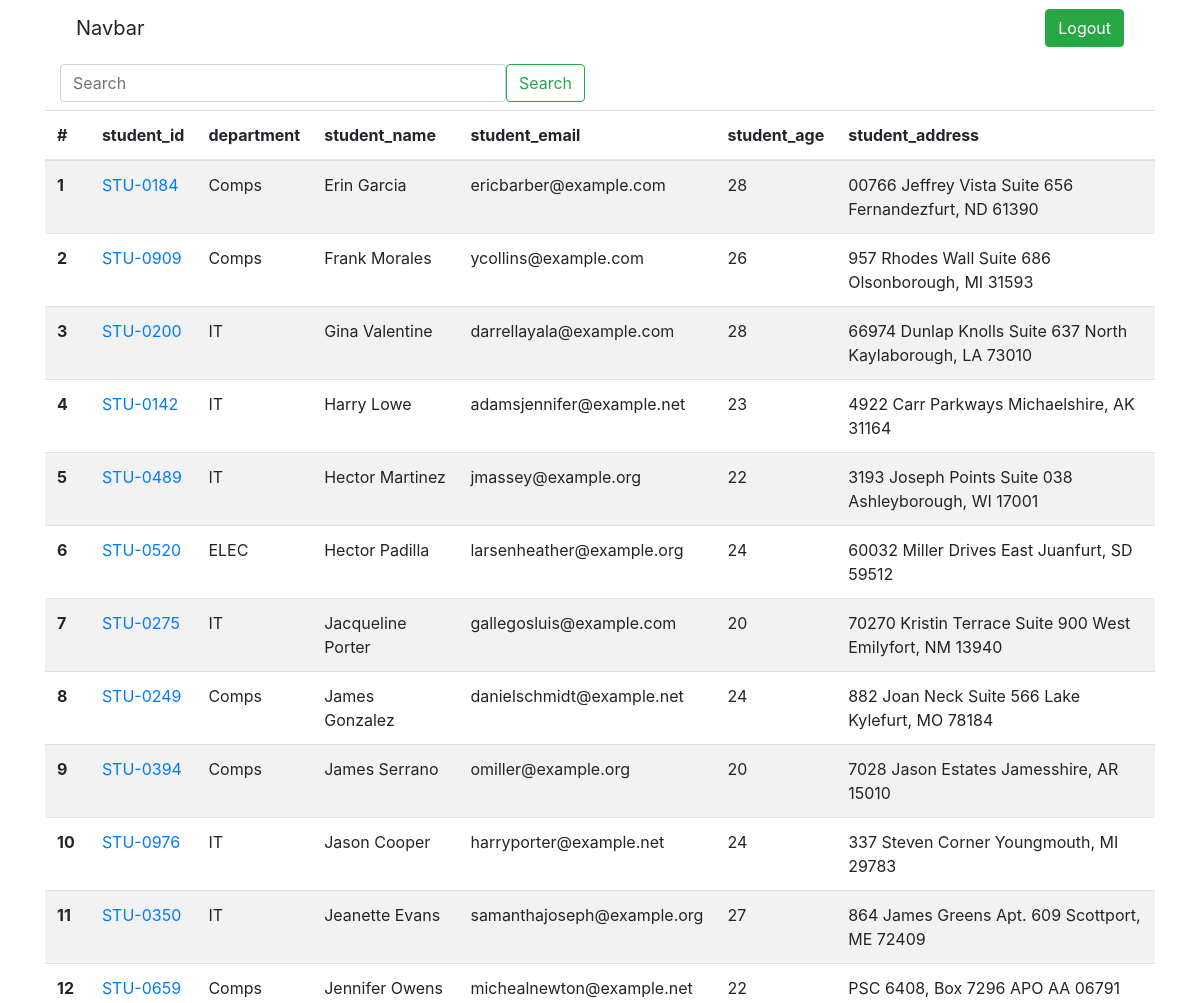
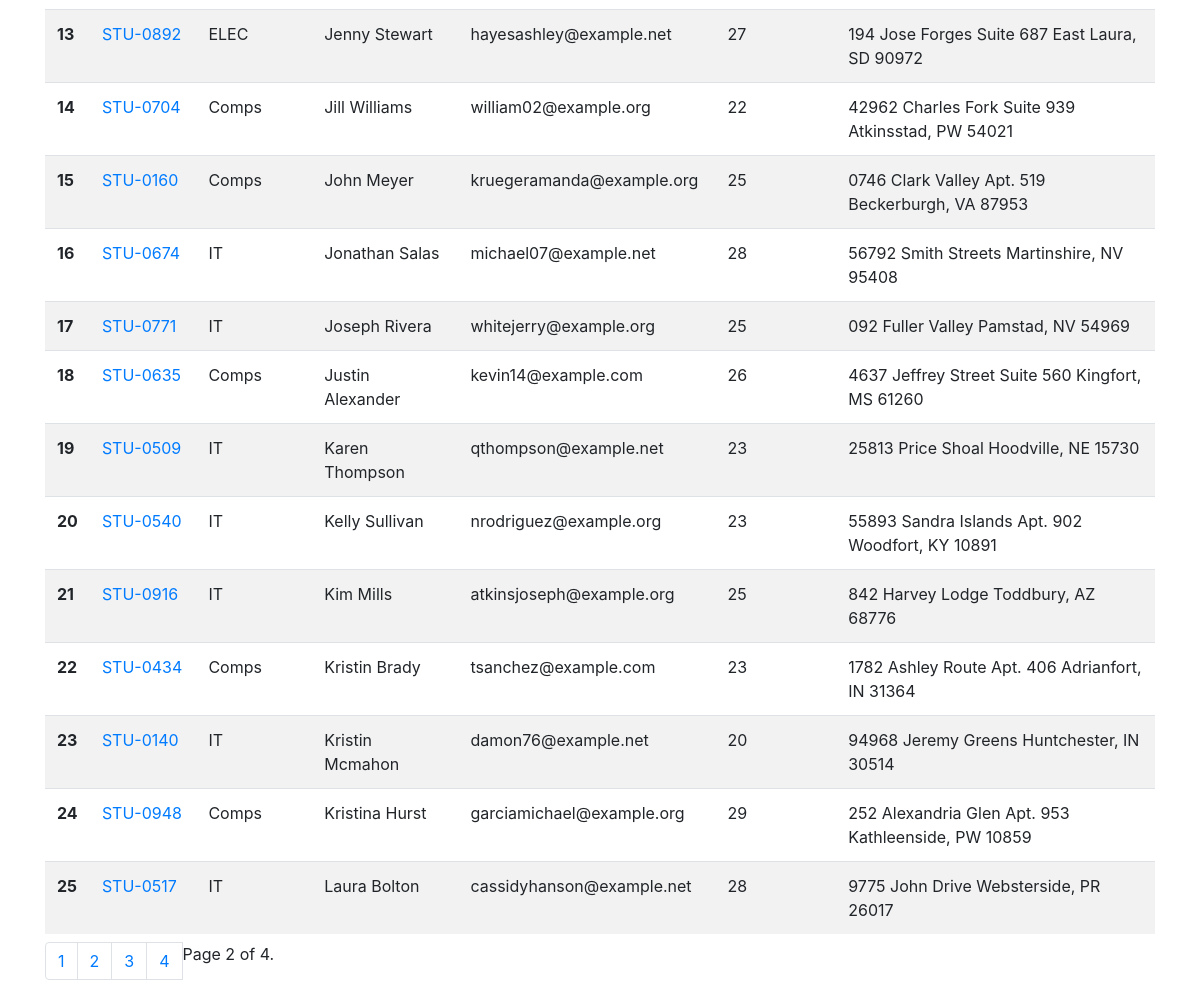
The page /receipe/students?page=2 on the database its author committed (2 pictures, top to bottom).
### receipe/models.py (models this page shows, shortened)
class Student(models.Model):
    department = models.ForeignKey(Department, related_name='depart', on_delete=models.CASCADE)
    student_id = models.OneToOneField(StudentId, related_name='student_id',on_delete=models.CASCADE)
    student_name = models.CharField(max_length=200)
    student_email = models.EmailField(unique=True)
    student_age = models.IntegerField(default=18)
    student_address = models.CharField(max_length=800)
    is_deleted= models.BooleanField(default=False)
    objects = ReceipeManager()
    admin_objects = models.Manager()
    class Meta:
        ordering = ['student_name']
        verbose_name = 'Student1'

class StudentId(models.Model):
    studentid = models.CharField(max_length=100)
    def __str__(self):
        return self.studentid

class Department(models.Model):
    department = models.CharField(max_length=100)
    class Meta:
        ordering = ['department']

### receipe/views.py (the view)
# urls.py: path('students', views.get_students, name='students'),
def get_students(request):
    students = Student.objects.all()
    search = request.GET.get('search')
    if search:
        students = Student.objects.filter(
            Q(student_name__icontains = search) | Q(student_address__icontains = search) | Q(student_email__icontains = search) | Q(student_age__icontains = search) | Q(department__department__icontains = search)
            )
    paginator = Paginator(students, 25)  # Show 25 contacts per page.
    page_number = request.GET.get("page", 1)
    page_obj = paginator.get_page(page_number)
    total_pages = range(1,paginator.num_pages+1)
    context = {'page_obj':page_obj, 'total_pages':total_pages}
    return render(request, 'receipe/student.html', context)

### receipe/models.py (called while the page is built)
    def get_queryset(self):
        return super().get_queryset().filter(is_deleted = False)

### templates/receipe/student.html
{% extends 'receipe_base.html' %}
{% block body %}
<div class="container mt-2">
  <div class="row">
    <div class="col-md-6">
      <form class="d-flex" role="search">
        <input class="form-control me-2" name='search' type="search" placeholder="Search" aria-label="Search">
        <button class="btn btn-outline-success" type="submit">Search</button>
      </form>
    </div>
  </div>
</div>
<table class="table table-striped my-2">
    <thead>
      <tr>
        <th scope="col">#</th>
        <th scope="col">student_id</th>
        <th scope="col">department</th>
        <th scope="col">student_name</th>
        <th scope="col">student_email</th>
        <th scope="col">student_age</th>
        <th scope="col">student_address</th>
      </tr>
    </thead>
    <tbody>
    {% for student in page_obj%}
      <tr>
        <th scope="row">{{forloop.counter}}</th>
        <td><a href="{% url 'see_marks' student.student_id %}">{{student.student_id.studentid}}</a></td>
        <td>{{student.department.department}}</td>
        <td>{{student.student_name}}</td>
        <td>{{student.student_email}}</td>
        <td>{{student.student_age}}</td>
        <td>{{student.student_address}}</td>
    {% endfor %}
    </tr>
    </tbody>
</table>
    <nav aria-label="Page navigation example">
        <ul class="pagination">
            {% for page_number in total_pages%}
            <li class="page-item"><a class="page-link" href="?page={{page_number}}">{{page_number}}</a></li>
            {% endfor %}
            <span class="current">
                Page {{ page_obj.number }} of {{ page_obj.paginator.num_pages }}.
            </span>
    </ul>
</nav>
{% endblock %}

### rows shown on the page
Student: student_id.studentid "STU-0184", department.department "Comps", student_name "Erin Garcia", student_email "ericbarber@example.com", student_age "28", student_address "00766 Jeffrey Vista Suite 656 Fernandezfurt, ND 61390"
Student: student_id.studentid "STU-0909", department.department "Comps", student_name "Frank Morales", student_email "ycollins@example.com", student_age "26", student_address "957 Rhodes Wall Suite 686 Olsonborough, MI 31593"
Student: student_id.studentid "STU-0200", department.department "IT", student_name "Gina Valentine", student_email "darrellayala@example.com", student_age "28", student_address "66974 Dunlap Knolls Suite 637 North Kaylaborough, LA 73010"
Student: student_id.studentid "STU-0142", department.department "IT", student_name "Harry Lowe", student_email "adamsjennifer@example.net", student_age "23", student_address "4922 Carr Parkways Michaelshire, AK 31164"
Student: student_id.studentid "STU-0489", department.department "IT", student_name "Hector Martinez", student_email "jmassey@example.org", student_age "22", student_address "3193 Joseph Points Suite 038 Ashleyborough, WI 17001"
Student: student_id.studentid "STU-0520", department.department "ELEC", student_name "Hector Padilla", student_email "larsenheather@example.org", student_age "24", student_address "60032 Miller Drives East Juanfurt, SD 59512"
Student: student_id.studentid "STU-0275", department.department "IT", student_name "Jacqueline Porter", student_email "gallegosluis@example.com", student_age "20", student_address "70270 Kristin Terrace Suite 900 West Emilyfort, NM 13940"
Student: student_id.studentid "STU-0249", department.department "Comps", student_name "James Gonzalez", student_email "danielschmidt@example.net", student_age "24", student_address "882 Joan Neck Suite 566 Lake Kylefurt, MO 78184"
Student: student_id.studentid "STU-0394", department.department "Comps", student_name "James Serrano", student_email "omiller@example.org", student_age "20", student_address "7028 Jason Estates Jamesshire, AR 15010"
Student: student_id.studentid "STU-0976", department.department "IT", student_name "Jason Cooper", student_email "harryporter@example.net", student_age "24", student_address "337 Steven Corner Youngmouth, MI 29783"
Student: student_id.studentid "STU-0350", department.department "IT", student_name "Jeanette Evans", student_email "samanthajoseph@example.org", student_age "27", student_address "864 James Greens Apt. 609 Scottport, ME 72409"
Student: student_id.studentid "STU-0659", department.department "Comps", student_name "Jennifer Owens", student_email "michealnewton@example.net", student_age "22", student_address "PSC 6408, Box 7296 APO AA 06791"
Student: student_id.studentid "STU-0892", department.department "ELEC", student_name "Jenny Stewart", student_email "hayesashley@example.net", student_age "27", student_address "194 Jose Forges Suite 687 East Laura, SD 90972"
Student: student_id.studentid "STU-0704", department.department "Comps", student_name "Jill Williams", student_email "william02@example.org", student_age "22", student_address "42962 Charles Fork Suite 939 Atkinsstad, PW 54021"
Student: student_id.studentid "STU-0160", department.department "Comps", student_name "John Meyer", student_email "kruegeramanda@example.org", student_age "25", student_address "0746 Clark Valley Apt. 519 Beckerburgh, VA 87953"
Student: student_id.studentid "STU-0674", department.department "IT", student_name "Jonathan Salas", student_email "michael07@example.net", student_age "28", student_address "56792 Smith Streets Martinshire, NV 95408"
Student: student_id.studentid "STU-0771", department.department "IT", student_name "Joseph Rivera", student_email "whitejerry@example.org", student_age "25", student_address "092 Fuller Valley Pamstad, NV 54969"
Student: student_id.studentid "STU-0635", department.department "Comps", student_name "Justin Alexander", student_email "kevin14@example.com", student_age "26", student_address "4637 Jeffrey Street Suite 560 Kingfort, MS 61260"
Student: student_id.studentid "STU-0509", department.department "IT", student_name "Karen Thompson", student_email "qthompson@example.net", student_age "23", student_address "25813 Price Shoal Hoodville, NE 15730"
Student: student_id.studentid "STU-0540", department.department "IT", student_name "Kelly Sullivan", student_email "nrodriguez@example.org", student_age "23", student_address "55893 Sandra Islands Apt. 902 Woodfort, KY 10891"
Student: student_id.studentid "STU-0916", department.department "IT", student_name "Kim Mills", student_email "atkinsjoseph@example.org", student_age "25", student_address "842 Harvey Lodge Toddbury, AZ 68776"
Student: student_id.studentid "STU-0434", department.department "Comps", student_name "Kristin Brady", student_email "tsanchez@example.com", student_age "23", student_address "1782 Ashley Route Apt. 406 Adrianfort, IN 31364"
Student: student_id.studentid "STU-0140", department.department "IT", student_name "Kristin Mcmahon", student_email "damon76@example.net", student_age "20", student_address "94968 Jeremy Greens Huntchester, IN 30514"
Student: student_id.studentid "STU-0948", department.department "Comps", student_name "Kristina Hurst", student_email "garciamichael@example.org", student_age "29", student_address "252 Alexandria Glen Apt. 953 Kathleenside, PW 10859"
Student: student_id.studentid "STU-0517", department.department "IT", student_name "Laura Bolton", student_email "cassidyhanson@example.net", student_age "28", student_address "9775 John Drive Websterside, PR 26017"

### other values the page prints
{{ page_number }} "1" "2" "3" "4"
{{ page_obj.number }} "2"
{{ page_obj.paginator.num_pages }} "4"
